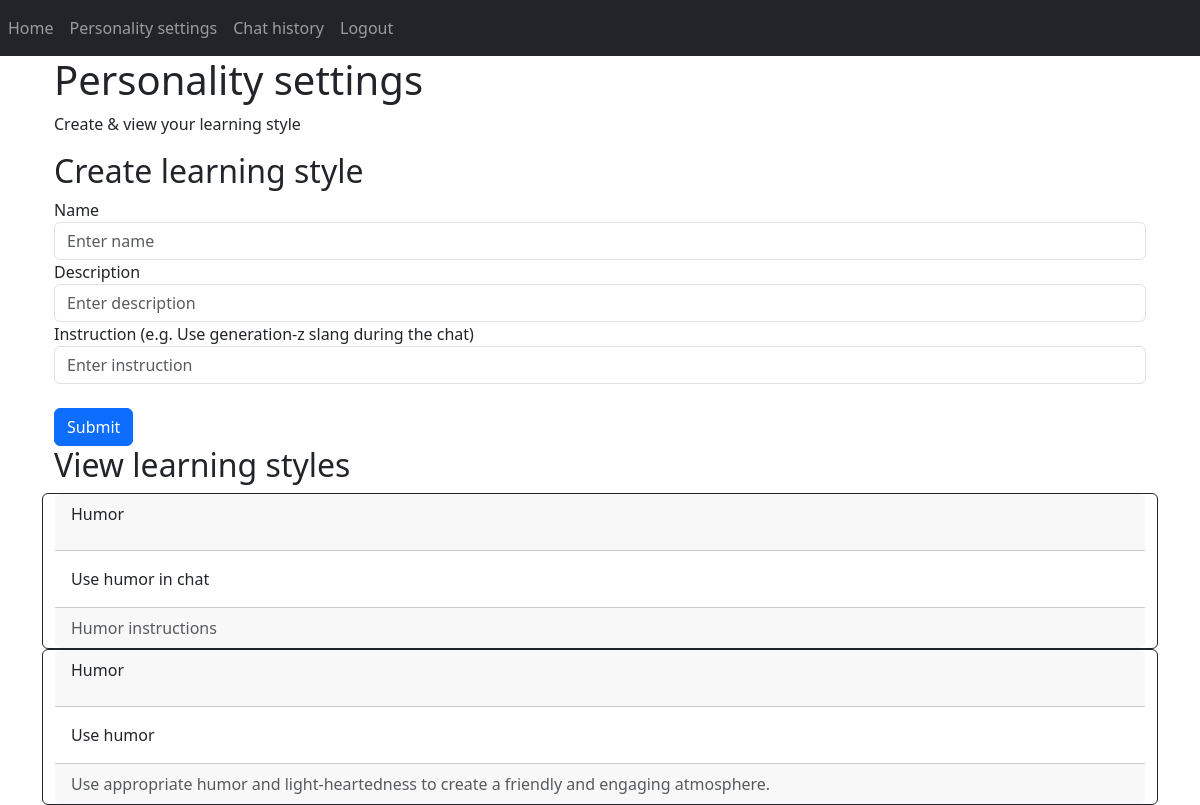
Before: /personality (signed in) with the older database file.
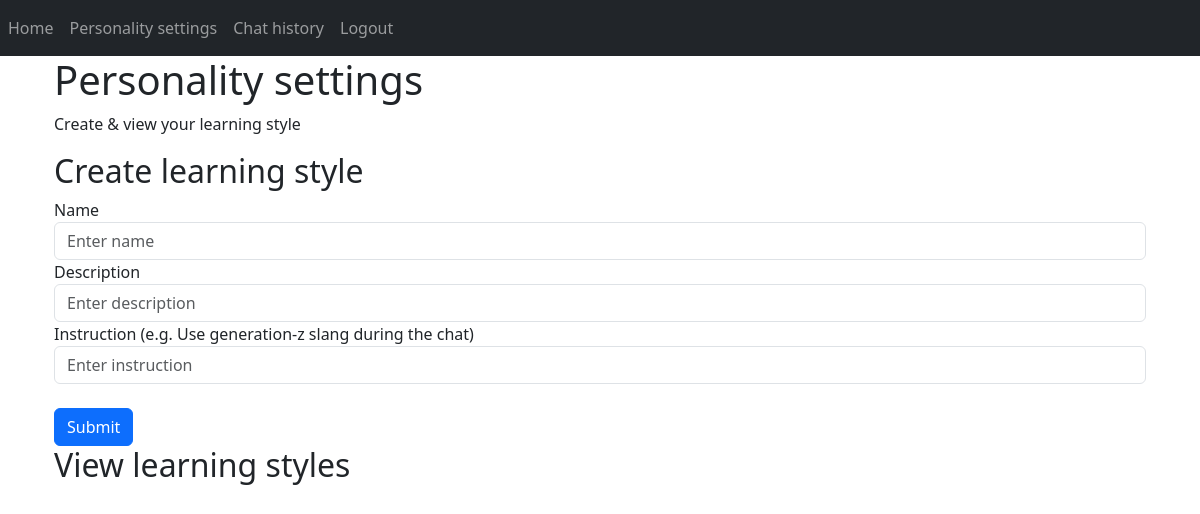
After: the same page with the newer database file.
### website/models.py (models this page shows)
class LearningStyle(db.Model):
    id = db.Column(db.Integer, primary_key=True)
    name = db.Column(db.Text, nullable=False)
    description = db.Column(db.String(350), nullable=False)
    instruction = db.Column(db.String, nullable=False)
    student = db.Column(db.Integer, db.ForeignKey('user.id', ondelete="CASCADE"), nullable=False)

### website/views.py (the view, shortened to what this page needs)
@views.route('/personality', methods=['POST', 'GET'])
@login_required
def personality():
    learningstyles = LearningStyle.query.filter_by(student=current_user.id).all()
    return render_template("personality.html", user=current_user, learningstyles=learningstyles)

### website/__init__.py (called while the page is built)
def create_app():
    app = Flask(__name__)
    app.config['SECRET_KEY'] = 'hjhjhdjas'
    app.config['SQLALCHEMY_DATABASE_URI'] = f'sqlite:///{DB_NAME}'
    db.init_app(app)
    from .views import views
    from .auth import auth
    app.register_blueprint(views, url_prefix='/')
    app.register_blueprint(auth, url_prefix='/')
    from .models import User, Chat, LearningStyle, Rubric
    with app.app_context():
        db.create_all()
    login_manager = LoginManager()
    login_manager.login_view = 'auth.login'
    login_manager.init_app(app)
    @login_manager.user_loader
    def load_user(id):
        return User.query.get(int(id))
    return app

### website/templates/personality.html
{% extends "base.html" %} {% block title %}Personality settings{% endblock %} {% block content %}
<div class="container">
    <div class="jumbotron">
        <h1>Personality settings</h1>
        <p class="indextext"> Create & view your learning style</p>
    </div>
    <div class="row">
        <h2>Create learning style</h2>
        <form method="POST">
            <div class="form-group">
                <label for="name">Name</label>
                <input type="text" class="form-control" id="name" name="name" placeholder="Enter name" />
                <label for="description">Description</label>
                <input type="text" class="form-control" id="description" name="description" placeholder="Enter description" />
                <label for="instruction">Instruction (e.g. Use generation-z slang during the chat)</label>
                <input type="text" class="form-control" id="instruction" name="instruction" placeholder="Enter instruction" />
            </div>
            <br />
            <button type="submit" class="btn btn-primary">Submit</button>
        </form>
    </div>
    <div class="row">
        <h2>View learning styles</h2>
        {% for learningstyle in learningstyles %}
        <div class="card border-dark">
            <div class="card-header d-flex justify-content-between align-items-center">
                <p>{{ learningstyle.name}}</p>
            </div>
            <div class="card-body">
                <div class="card-text">{{ learningstyle.description }}</div>
            </div>
            <div class="card-footer text-muted">{{ learningstyle.instruction }}</div>
        </div>
        {% endfor %}
    </div>
</div>
{% endblock %}

Changed rows visible on the page:
no longer on this page (row edited): LearningStyle: name "Humor", description "Use humor in chat", instruction "Humor instructions"
removed LearningStyle: name "Humor", description "Use humor", instruction "Use appropriate humor and light-heartedness to create a friendly and engaging atmosphere."
